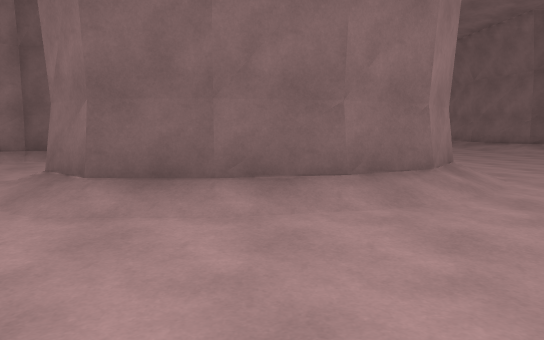
View 1 (above)

24 first-person views from a walk through a Unity game level. The camera is 1.2 m above the floor, tilts 6° down and sees 70° across. The floor is counted in squares, 2 m on a side. Each view is taken from the middle of a square. On the plan, view 1 faces up. The plan holds only what a view shows up to about 11 squares ahead; the rest is blank. The place goes on beyond the plan. The player character is not drawn.

View 2
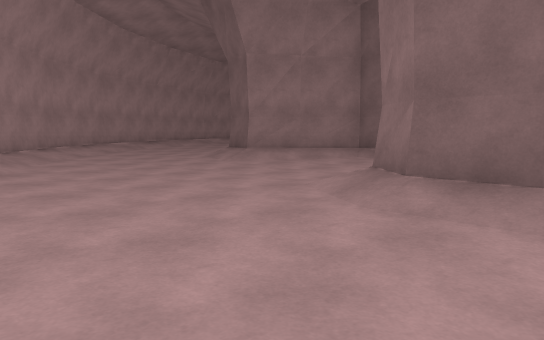

View 3
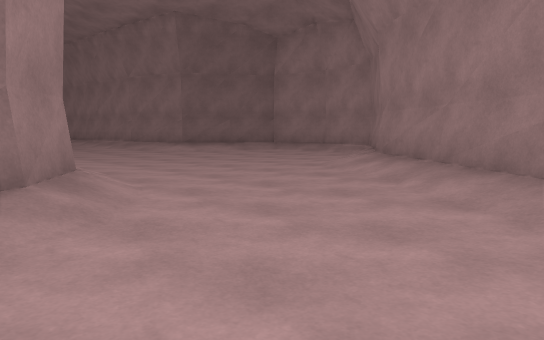

View 4
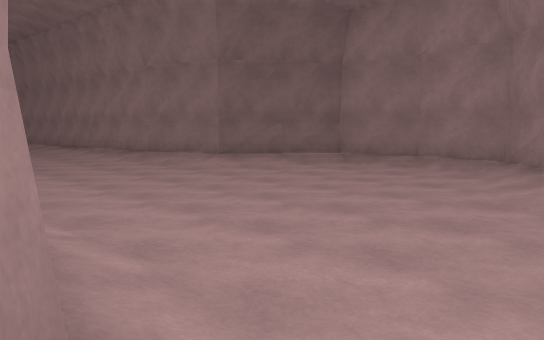

View 5
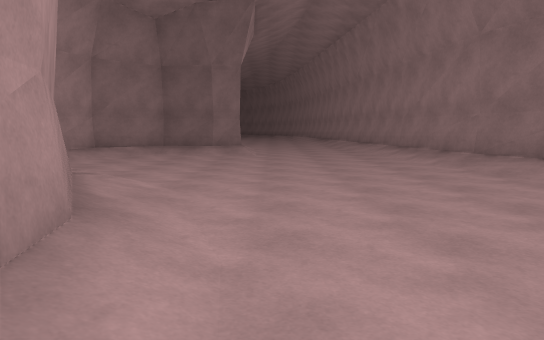

View 6
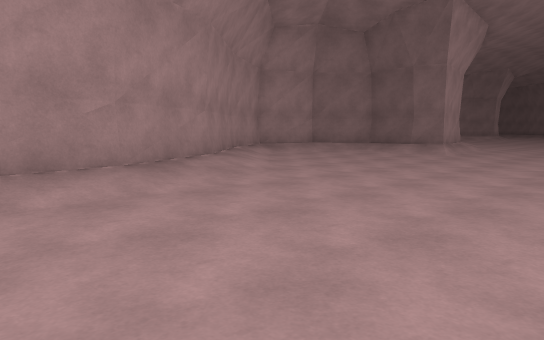

View 7
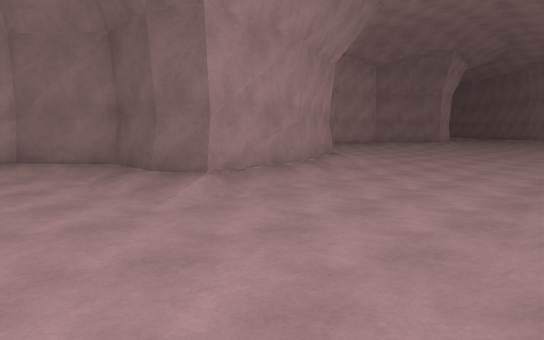

View 8
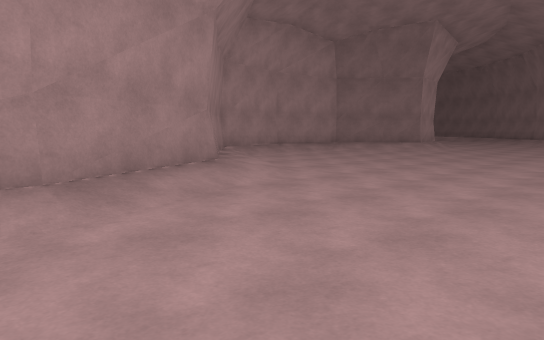

View 9
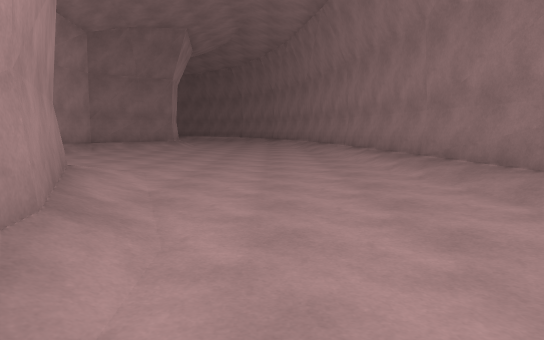

View 10
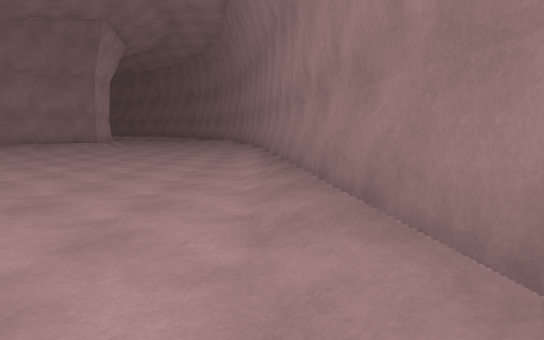

View 11
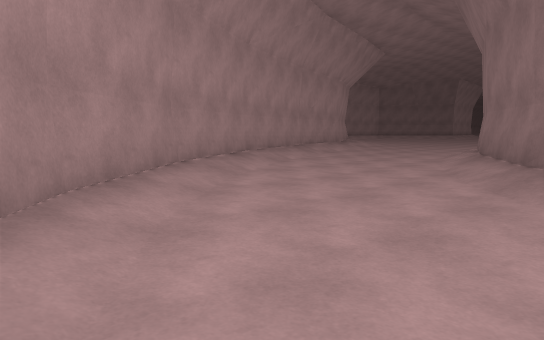

View 12
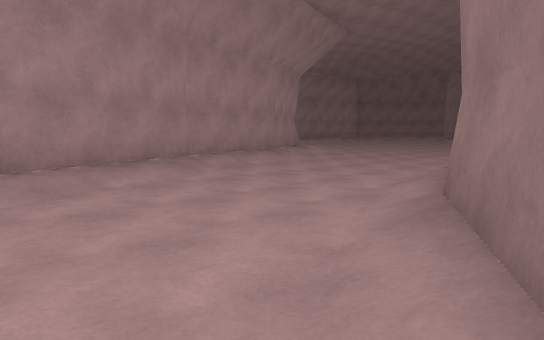

View 13
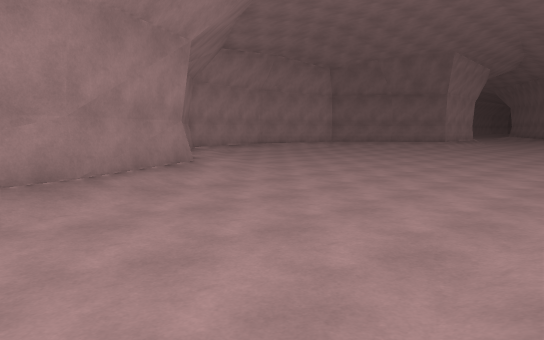

View 14
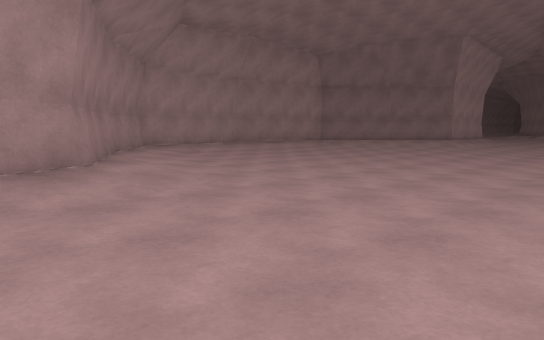

View 15
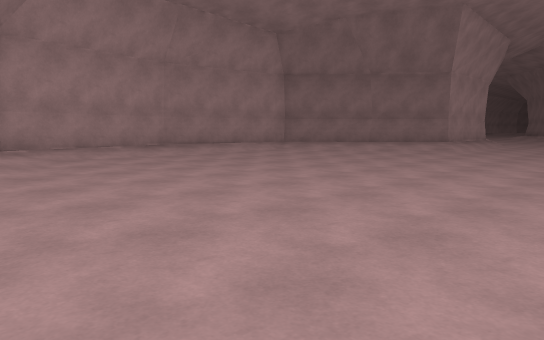

View 16
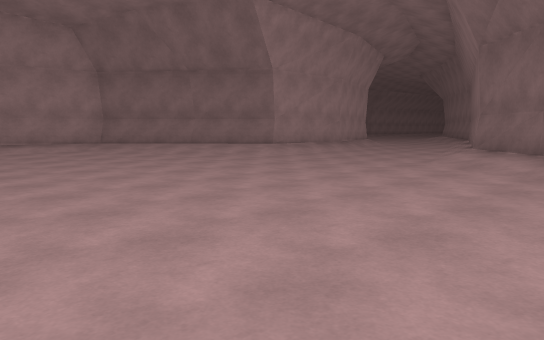

View 17
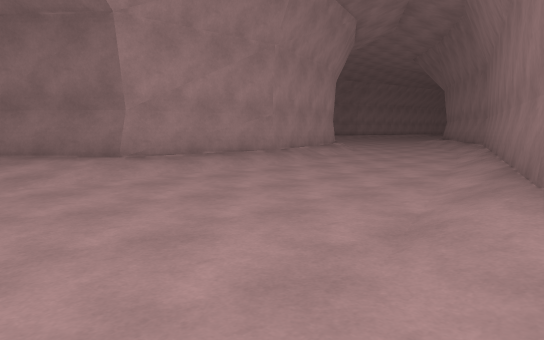

View 18
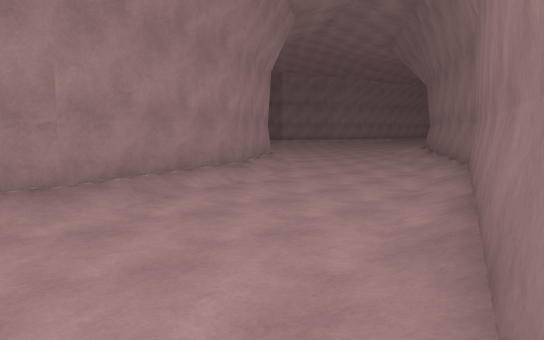

View 19
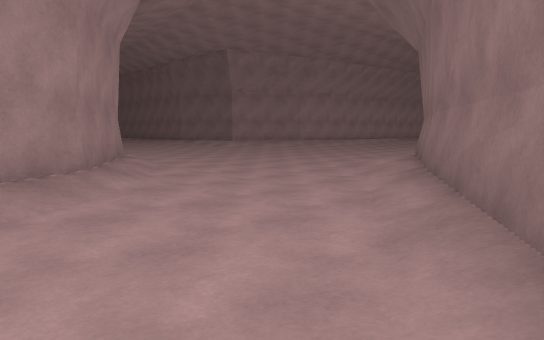

View 20
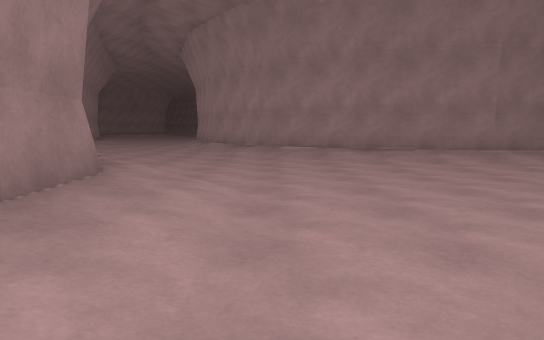

View 21
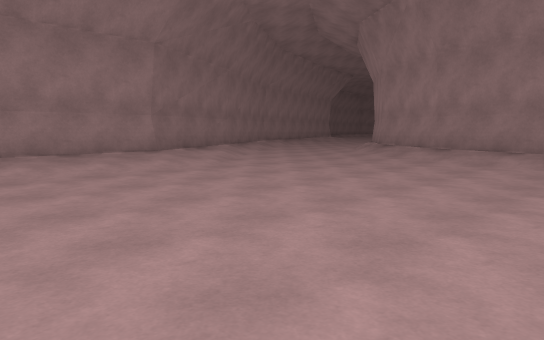

View 22
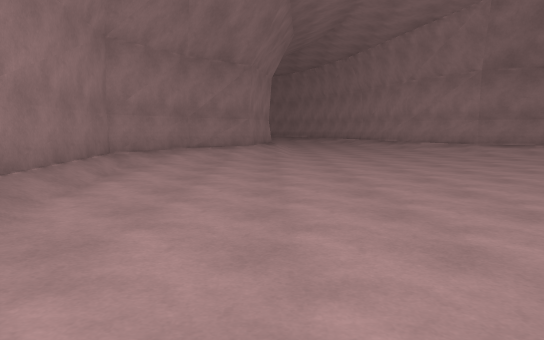

View 23
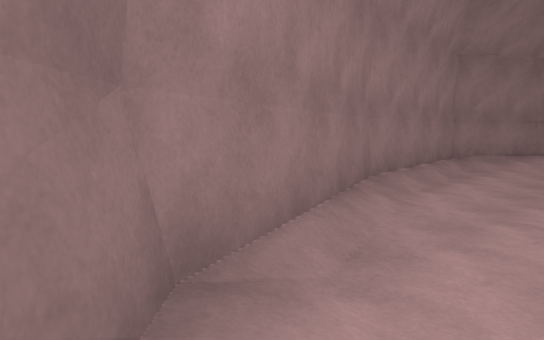

View 24
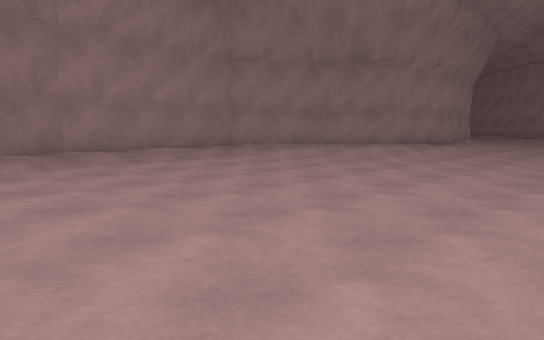

### Floor plan
Key: @ floor where view 1 was taken; # wall or solid block; . main floor; : floor 0.25 m higher than the main floor; / step, stairs or slope.
Columns run from 24 left of view 1 to 10 right of it. Each row starts with its distance up from view 1.
 45 .... .
 44 ....../#
 43 ....../#
 42 ....../#
 41  ...../##
 40  .....//#
 39 ......./##
 38 ///...../#
 37 ####/....##
 36    ##//../#
 35      #/...##
 34       #/../#
 33       ##../#
 32        #/..##
 31        #/../#
 30        #/../#
 29        #/.../#           ...
 28        #/.../##       ##/.../#
 27       ##/...//##      #/..../#
 26      ##//....//##    ##...../#
 25     ##//......./#    #/......#
 24     #/..........#    #/......#
 23     #...........##   ##......##
 22    ##.........../#    #//..../#
 21    #/.........../#    ##//.../#
 20    #/.........../#      #/.../#
 19     #.........../#       #/../#
 18     #/........../#       #/../#
 17     ##/......../##        #...#
 16      ##///....//#       ###...#
 15       ###/..../#       ##//...#
 14         #/..../#      ##....../#
 13          #/.../#      #/....../#
 12          #/.../#      ##/...../#
 11          ##.../#       #//..../##
 10           #/../#        #//..../##
  9           #/...##        #/...../#
  8           ##.../#  ##    ##......:#
  7            #/../####/     #....../#
  6            ##.../##/..    #/.....#
  5             #/...//...   ##...//##
  4             ##/.......####/.../##
  3              ##/......////.../##
  2               ##/.........../##
  1                ## /......../
  0                      /..@

Positions as (right, up) in squares from view 1, and headings:
1: (0, 0), facing up
2: (0, 0), facing up-left
3: (1, 1), facing up-right
4: (2, 4), facing up-right
5: (3, 6), facing up
6: (6, 6), facing up-left
7: (6, 13), facing up-left
8: (5, 17), facing up-left
9: (3, 16), facing up
10: (5, 17), facing up
11: (-7, 2), facing up-left
12: (-8, 6), facing up-left
13: (-10, 11), facing up-left
14: (-11, 13), facing up-left
15: (-12, 16), facing up-left
16: (-9, 20), facing up-left
17: (-11, 25), facing up-left
18: (-12, 29), facing up-left
19: (-14, 34), facing up-left
20: (-19, 45), facing down
21: (-24, 45), facing down-right
22: (-10, 25), facing down
23: (-10, 26), facing down-right
24: (-14, 24), facing down-right
